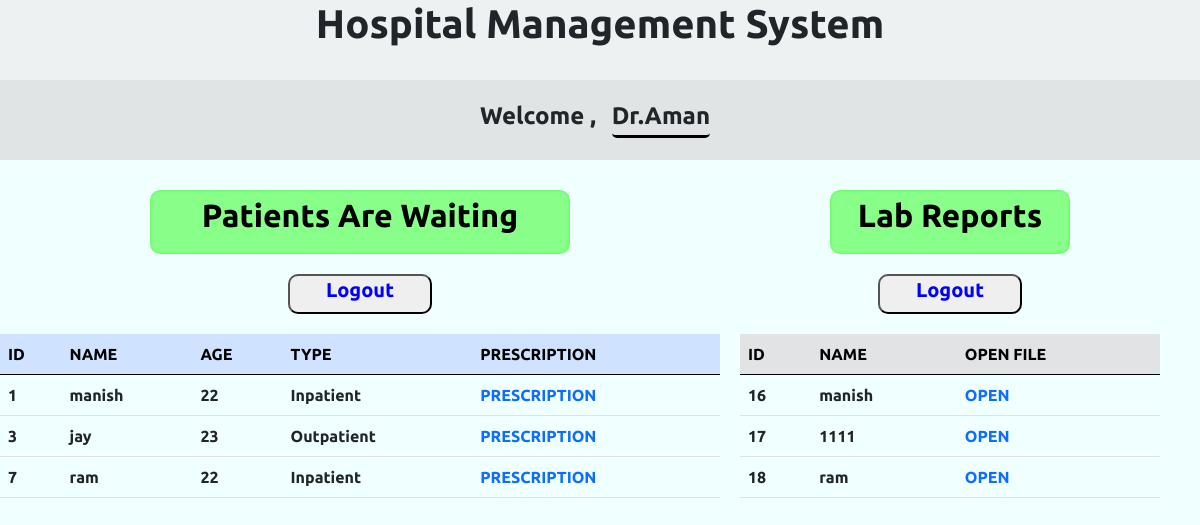
Page /doc_page.php (signed in) on the committed database.
### tables this page shows
CREATE TABLE `appointed_patients` (
  `pat_id` int(100) NOT NULL,
  `name` varchar(200) NOT NULL,
  `age` int(3) NOT NULL,
  `doc` varchar(200) NOT NULL,
  `type` varchar(200) NOT NULL,
  `gender` varchar(20) NOT NULL,
  `added` varchar(20) NOT NULL
);

CREATE TABLE `lab_reports` (
  `rep_id` int(5) NOT NULL,
  `name` varchar(2000) NOT NULL,
  `filename` varchar(8000) NOT NULL
);

### doc_page.php (the view, shortened to what this page needs)
<?php
$conn = mysqli_connect('localhost', 'root' ,'', 'DBMS_secB');
            $query = "select * from appointed_patients as a , doctors as b
                    where a.doc = b.doc_name;
            ";
            $run = mysqli_query($conn,$query);
            $num = mysqli_num_rows($run);
            $query1 = "select * from lab_reports";
            $run1 = mysqli_query($conn,$query1);
            $num1 = mysqli_num_rows($run1);
?>
<!DOCTYPE html>
<html lang="en">
<head>
    <link href="https://cdn.jsdelivr.net/npm/bootstrap@5.0.2/dist/css/bootstrap.min.css" rel="stylesheet"
>
    <link rel="stylesheet" href="doc_page.css">
</head>
<body>
    <nav>
        <center>
            <div class="head1">
                <h1><b>Hospital Management System</b></h1>
            </div>
        </center>
        <div class="head2">
            <h4><b>Welcome , <snap class="user" style="padding-bottom:6px;"> <?php echo $_SESSION['doc_name']?></snap></b></h4>
        </div>
    </nav>
    <center >
    <div class="main">
        <div class="list">
                <h2><b>Patients Are Waiting</b></h2>
                <form class="" action="" method="post" autocomplete="off" style="font-weight: bolder;">
                <button type="submit" name="logout"  style="width:12vw; height:5vh; color:blue;  border-radius:10px; margin-bottom:20px; font-weight: bolder;"
                ><h5><b>Logout</b></h5></button>
                </form>
            <table class="table" class="table-primary">
                <thead>
                    <tr class="table-primary">
                        <th scope="col">ID</th>
                        <th scope="col">NAME</th>
                        <th scope="col">AGE</th>
                        <th scope="col">TYPE</th>
                        <th scope="col">PRESCRIPTION</th>
                    </tr>
                </thead>
                <?php
                    if($num>0)
                    {
                        while($data=mysqli_fetch_assoc($run))
                        {
                            echo"
                                <tr>
                                <td><b>".$data['pat_id']."</b></td>
                                <td><b>".$data['name']."</b></td>
                                <td><b>".$data['age']."</b></td>
                                <td><b>".$data['type']."</b></td>
                                <td><a href='prescribe.php' style='text-decoration:none;'>PRESCRIPTION</a></td>
                                </tr>
                            ";
                        };
                    }
                ?>
            </table>
        </div>
        <div class="lab_list">
        <h2><b>Lab Reports</b></h2>
        <table class="table" class="table-primary">
                <thead>
                    <tr class="table-secondary">
                    <th scope="col">ID</th>
                        <th scope="col">NAME</th>
                        <th scope="col">OPEN FILE</th>
                    </tr>
                </thead>
                <form class="" action="" method="post" autocomplete="off" style="font-weight: bolder;">
                <button type="submit" name="logout"  style="width:12vw; height:5vh; color:blue;  border-radius:10px; margin-bottom:20px; font-weight: bolder;"
                ><h5><b>Logout</b></h5></button>
                </form>
                <?php
                    if($num1>0)
                    {
                        while($data1=mysqli_fetch_assoc($run1))
                        {
                            echo"
                                <tr>
                                <td><b>".$data1['rep_id']."</b></td>
                                <td><b>".$data1['name']."</b></td>
                                <td><a href='$data1[filename]' target='_blank' style='text-decoration:none;'>OPEN</a></td>
                                </tr>
                            ";
                        };
                    }
                ?>
            </table>
        </div>
    </div>
    </center>
</body>
</html>

### doc_page.css (style rules this page uses)
* { margin: 0px 0px; padding: 0px 0px; font-family: 'Ubuntu', sans-serif; font-weight: bolder; }
body { background-color: azure; }
nav .head1 { min-width: 98vw; height: 10vh; background-color: rgb(237, 241, 241); }
nav .head2 { min-width: 98vw; min-height: 10vh; background-color: rgb(225, 228, 228); display: flex; justify-content: space-evenly; align-items: center; }
.user { min-width: 20vw; border-bottom: 3px solid black; border-radius: 5px; margin-left: 10px; margin-right: 10px; }
.main { display: flex; margin-top: 30px; height: 70vh; }
.list { min-width: 60vw; height: 100vh; }
.list h2 { width: 35vw; padding-top: 4px; margin-bottom: 20px; height: 8vh; border: 2px solid rgb(114, 255, 114); border-radius: 10px; background-color: rgb(136, 255, 136); color: black; }
.lab_list { margin-left: 20px; min-width: 35vw; height: 100vh; }
.lab_list h2 { width: 20vw; padding-top: 4px; margin-bottom: 20px; height: 8vh; border: 2px solid rgb(114, 255, 114); border-radius: 10px; background-color: rgb(136, 255, 136); color: black; }

### rows in the picture
appointed_patients: pat_id "1", name "manish", age "22", type "Inpatient"
appointed_patients: pat_id "3", name "jay", age "23", type "Outpatient"
appointed_patients: pat_id "7", name "ram", age "22", type "Inpatient"
lab_reports: rep_id "16", name "manish"
lab_reports: rep_id "17", name "1111"
lab_reports: rep_id "18", name "ram"

### other values in the picture
$_SESSION['doc_name'] "Dr.Aman"
